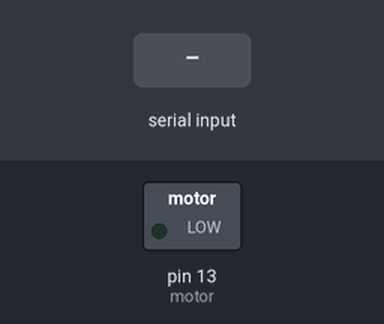
The sketch below on a simulated Arduino Uno, built with avr-gcc and run on an emulated ATmega328P. Shown: switched loads named in the sketch (green lamp = pin HIGH). The test bench sets the inputs (shaded band).

Above: at 1.2 s.
1.3 s: "1" received over Serial
At 2.5 s:
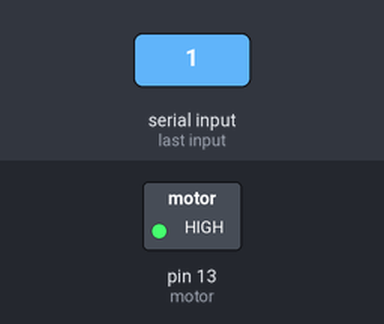
2.8 s: "0" received over Serial
At 3.6 s:
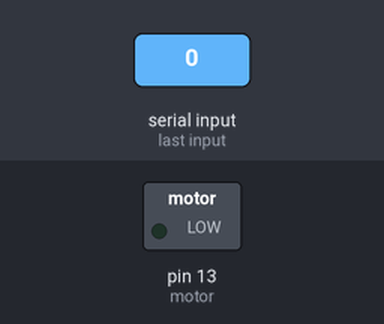
Timing chart, 0 to 5.8 s (numbered marks = the images above; inputs shaded):
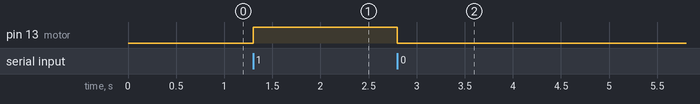

The sketch:

PC_Arduino.ino
```cpp
const int motor = 13;


void setup() {
  // put your setup code here, to run once:
  pinMode(motor, OUTPUT);
  Serial.begin(9600);

}

void loop() {
  // put your main code here, to run repeatedly:
  if(Serial.available() >0){
    char MotorState = Serial.read(); //read the value

    if (MotorState == '1'){
      digitalWrite(motor, HIGH);
    }
    if (MotorState == '0'){
      digitalWrite(motor, LOW);
    }

  }
}
```

Measured:
- after the input at 1.3 s, pin 13 (motor): LOW → HIGH at once
- after the input at 2.8 s, pin 13 (motor): HIGH → LOW at once
